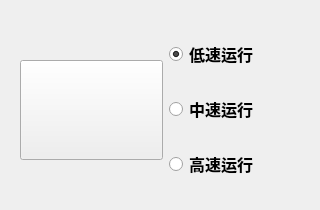
         <widget class="QWidget" name="tabSpeed">
          <attribute name="title">
           <string>速度控制</string>
          </attribute>
          <widget class="QWidget" name="layoutWidget">
           <property name="geometry">
            <rect>
             <x>20</x>
             <y>20</y>
             <width>291</width>
             <height>181</height>
            </rect>
           </property>
           <layout class="QHBoxLayout" name="horizontalLayout_5">
            <item>
             <widget class="QPushButton" name="pushButtonRun_3">
              <property name="minimumSize">
               <size>
                <width>100</width>
                <height>100</height>
               </size>
              </property>
              <property name="toolTip">
               <string/>
              </property>
              <property name="styleSheet">
               <string notr="true">border-image: url(:/image/car.png);</string>
              </property>
              <property name="text">
               <string/>
              </property>
             </widget>
            </item>
            <item>
             <layout class="QVBoxLayout" name="verticalLayout">
              <item>
               <widget class="QRadioButton" name="radioButtonLow">
                <property name="minimumSize">
                 <size>
                  <width>0</width>
                  <height>0</height>
                 </size>
                </property>
                <property name="font">
                 <font>
                  <family>楷体</family>
                  <pointsize>12</pointsize>
                  <weight>75</weight>
                  <bold>true</bold>
                 </font>
                </property>
                <property name="text">
                 <string>低速运行</string>
                </property>
                <property name="checked">
                 <bool>true</bool>
                </property>
               </widget>
              </item>
              <item>
               <widget class="QRadioButton" name="radioButtonMiddle">
                <property name="minimumSize">
                 <size>
                  <width>0</width>
                  <height>0</height>
                 </size>
                </property>
                <property name="font">
                 <font>
                  <family>楷体</family>
                  <pointsize>12</pointsize>
                  <weight>75</weight>
                  <bold>true</bold>
                 </font>
                </property>
                <property name="text">
                 <string>中速运行</string>
                </property>
                <property name="checked">
                 <bool>false</bool>
                </property>
               </widget>
              </item>
              <item>
               <widget class="QRadioButton" name="radioButtonHigh">
                <property name="minimumSize">
                 <size>
                  <width>0</width>
                  <height>0</height>
                 </size>
                </property>
                <property name="font">
                 <font>
                  <family>楷体</family>
                  <pointsize>12</pointsize>
                  <weight>75</weight>
                  <bold>true</bold>
                 </font>
                </property>
                <property name="text">
                 <string>高速运行</string>
                </property>
                <property name="checked">
                 <bool>false</bool>
                </property>
               </widget>
              </item>
             </layout>
            </item>
           </layout>
          </widget>
         </widget>
